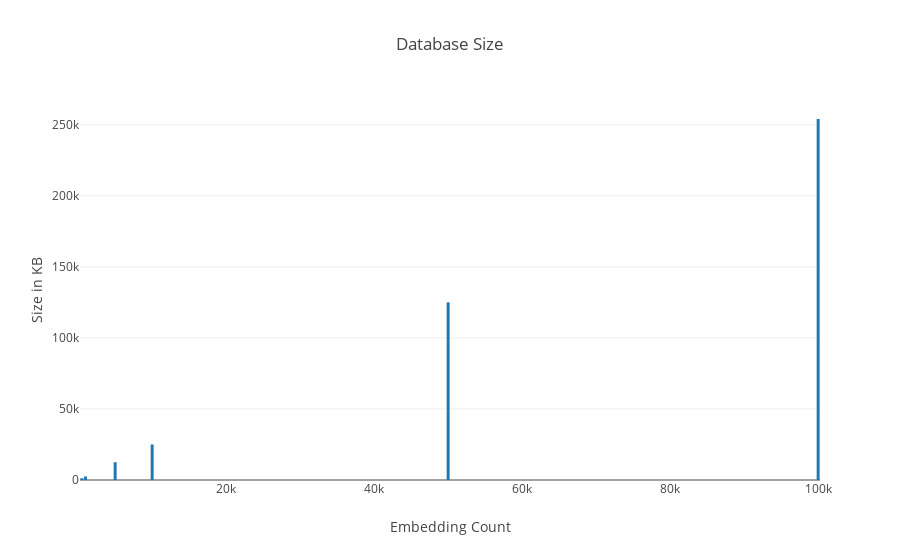

Notebook code cell kept with this figure:
### Code cell
# DB Size
plotly.offline.init_notebook_mode(connected=True)
trace = plotly.graph_objs.Bar(
    x = counts,
    y = db_sizes
)
layout = plotly.graph_objs.Layout(title="Database Size",
                yaxis=dict(title='Size in KB'),
                xaxis=dict(title='Embedding Count'))
data = [trace]
fig = plotly.graph_objs.Figure(data=data, layout=layout)
plotly.offline.iplot(fig, filename='jupyter-bar-size')

### Figure 1 — Plotly figure (JSON) as saved in the notebook; plotly's stock layout.template omitted (floating-point values rounded to 4 significant figures)
{"data": [{"type": "bar", "uid": "f7216ed4-aec4-11e8-90da-94b86d86a98e", "x": [500, 1000, 5000, 10000, 50000, 100000], "y": ["1264", "2512", "12512", "25012", "125028", "254076"]}], "layout": {"title": "Database Size", "xaxis": {"title": "Embedding Count"}, "yaxis": {"title": "Size in KB"}}}
